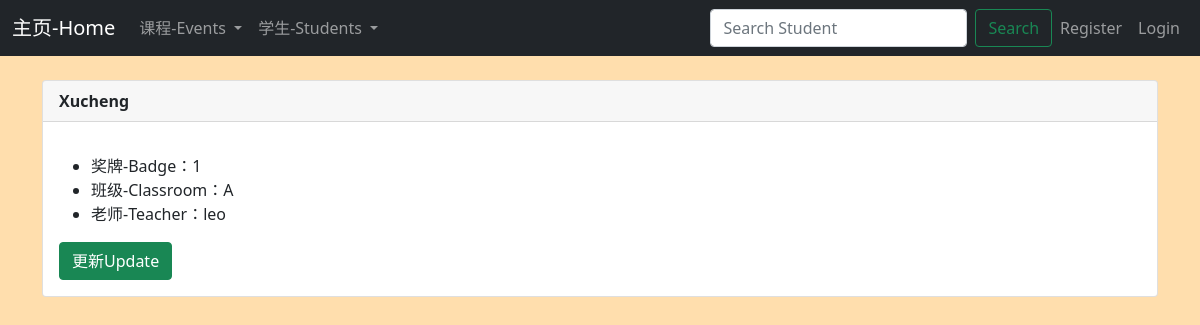
/show_student/1, run on an earlier commit of the app's database.
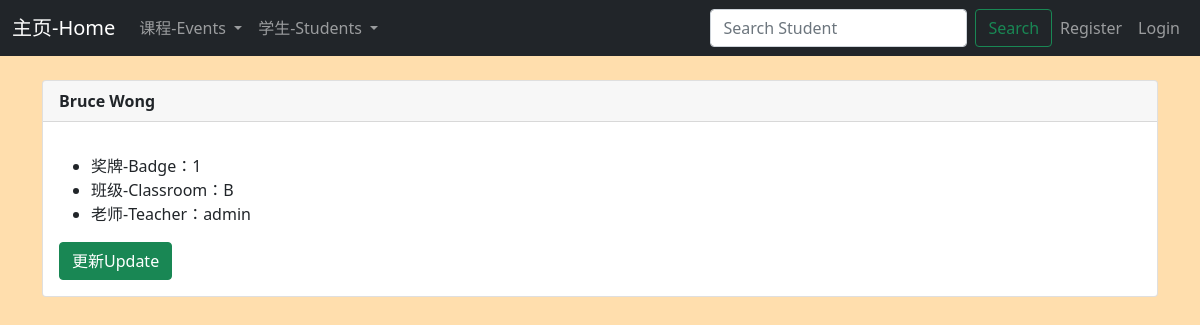
And on a later commit of the database.
### events/models.py (models this page shows)
class MyClassStudent(models.Model):
	name = models.CharField(max_length=30)
	classroom = models.ForeignKey(Classroom, blank = True, null = True, on_delete=models.CASCADE)
	badge = models.CharField(max_length=30, blank = True, null = True)
	teacher = models.CharField(max_length=60)
	def __str__(self):
		return self.name

class Classroom(models.Model):
	name = models.CharField('Classroom Name', max_length=120 )
	address = models.CharField(max_length=300 )
	def __str__(self):
		return self.name

### events/views.py (the view)
# urls.py: path('show_student/<student_id>', views.show_student, name = "show-student"),
def show_student(request, student_id):
	student = MyClassStudent.objects.get(pk=student_id,)
	return render(request,
		'events/show_student.html',{
		'Student':student,
		})

### events/templates/events/show_student.html (shortened to what this page needs)
{% extends 'events/base.html' %}
{% block content %}
<head>
</head>
<div class="card">
  <div class="card-header">
    <strong>{{ Student }}</strong>
  </div>
  <div class="card-body">
   <p class="card-text">
    <ul>
			<li>奖牌-Badge：{{ Student.badge }}</li>
			<li>班级-Classroom：{{ Student.classroom }}</li>
			<li>老师-Teacher：{{ Student.teacher }}</li>
		</ul>
   </p>
   <a href=" {% url 'update-student' Student.id %}"><input type = "submit" value = "更新Update" class = "btn btn-success"></a>
  </div>
</div>
{% endblock %}

What changed in the data, as far as the page shows it:
changed MyClassStudent: name "Xucheng" → "Bruce Wong"; classroom "A" → "B"; teacher "leo" → "admin"
